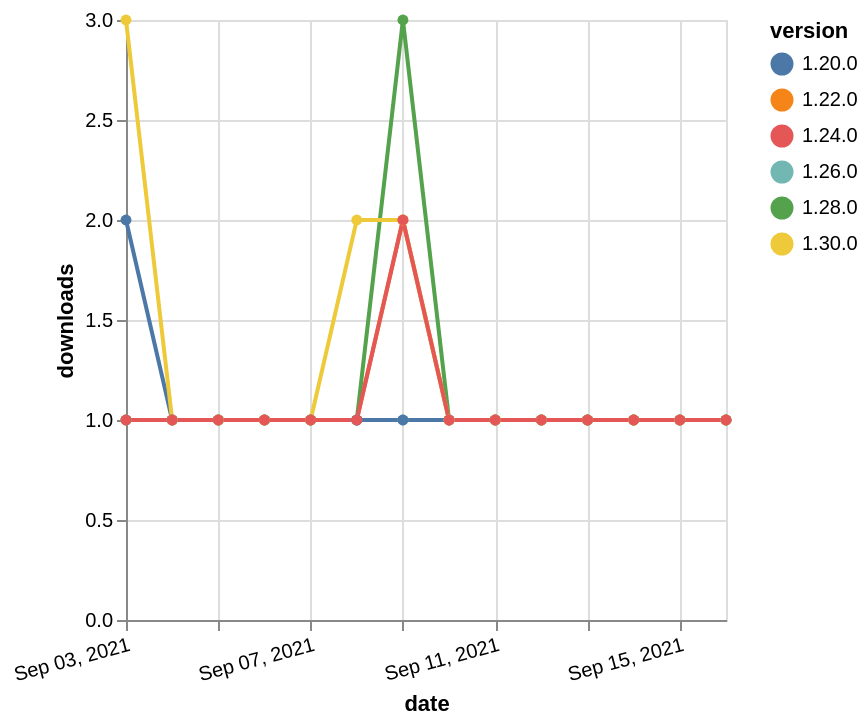

The specification (Vega-Lite) saved for this image:
### Vega-Lite specification from a JSON file in a GitHub repository (floating-point values rounded to 4 significant figures)
{"$schema": "https://vega.github.io/schema/vega-lite/v5.json", "description": "A simple bar chart with embedded data.", "data": {"values": [{"date": "2021-09-03", "total": 175, "delta": 1, "version": "1.22.0"}, {"date": "2021-09-04", "total": 176, "delta": 1, "version": "1.22.0"}, {"date": "2021-09-05", "total": 177, "delta": 1, "version": "1.22.0"}, {"date": "2021-09-06", "total": 178, "delta": 1, "version": "1.22.0"}, {"date": "2021-09-07", "total": 179, "delta": 1, "version": "1.22.0"}, {"date": "2021-09-08", "total": 180, "delta": 1, "version": "1.22.0"}, {"date": "2021-09-09", "total": 182, "delta": 2, "version": "1.22.0"}, {"date": "2021-09-10", "total": 183, "delta": 1, "version": "1.22.0"}, {"date": "2021-09-11", "total": 184, "delta": 1, "version": "1.22.0"}, {"date": "2021-09-12", "total": 185, "delta": 1, "version": "1.22.0"}, {"date": "2021-09-13", "total": 186, "delta": 1, "version": "1.22.0"}, {"date": "2021-09-14", "total": 187, "delta": 1, "version": "1.22.0"}, {"date": "2021-09-15", "total": 188, "delta": 1, "version": "1.22.0"}, {"date": "2021-09-16", "total": 189, "delta": 1, "version": "1.22.0"}, {"date": "2021-09-03", "total": 164, "delta": 1, "version": "1.28.0"}, {"date": "2021-09-04", "total": 165, "delta": 1, "version": "1.28.0"}, {"date": "2021-09-05", "total": 166, "delta": 1, "version": "1.28.0"}, {"date": "2021-09-06", "total": 167, "delta": 1, "version": "1.28.0"}, {"date": "2021-09-07", "total": 168, "delta": 1, "version": "1.28.0"}, {"date": "2021-09-08", "total": 169, "delta": 1, "version": "1.28.0"}, {"date": "2021-09-09", "total": 172, "delta": 3, "version": "1.28.0"}, {"date": "2021-09-10", "total": 173, "delta": 1, "version": "1.28.0"}, {"date": "2021-09-11", "total": 174, "delta": 1, "version": "1.28.0"}, {"date": "2021-09-12", "total": 175, "delta": 1, "version": "1.28.0"}, {"date": "2021-09-13", "total": 176, "delta": 1, "version": "1.28.0"}, {"date": "2021-09-14", "total": 177, "delta": 1, "version": "1.28.0"}, {"date": "2021-09-15", "total": 178, "delta": 1, "version": "1.28.0"}, {"date": "2021-09-16", "total": 179, "delta": 1, "version": "1.28.0"}, {"date": "2021-09-03", "total": 145, "delta": 1, "version": "1.26.0"}, {"date": "2021-09-04", "total": 146, "delta": 1, "version": "1.26.0"}, {"date": "2021-09-05", "total": 147, "delta": 1, "version": "1.26.0"}, {"date": "2021-09-06", "total": 148, "delta": 1, "version": "1.26.0"}, {"date": "2021-09-07", "total": 149, "delta": 1, "version": "1.26.0"}, {"date": "2021-09-08", "total": 150, "delta": 1, "version": "1.26.0"}, {"date": "2021-09-09", "total": 151, "delta": 1, "version": "1.26.0"}, {"date": "2021-09-10", "total": 152, "delta": 1, "version": "1.26.0"}, {"date": "2021-09-11", "total": 153, "delta": 1, "version": "1.26.0"}, {"date": "2021-09-12", "total": 154, "delta": 1, "version": "1.26.0"}, {"date": "2021-09-13", "total": 155, "delta": 1, "version": "1.26.0"}, {"date": "2021-09-14", "total": 156, "delta": 1, "version": "1.26.0"}, {"date": "2021-09-15", "total": 157, "delta": 1, "version": "1.26.0"}, {"date": "2021-09-16", "total": 158, "delta": 1, "version": "1.26.0"}, {"date": "2021-09-03", "total": 210, "delta": 2, "version": "1.20.0"}, {"date": "2021-09-04", "total": 211, "delta": 1, "version": "1.20.0"}, {"date": "2021-09-05", "total": 212, "delta": 1, "version": "1.20.0"}, {"date": "2021-09-06", "total": 213, "delta": 1, "version": "1.20.0"}, {"date": "2021-09-07", "total": 214, "delta": 1, "version": "1.20.0"}, {"date": "2021-09-08", "total": 215, "delta": 1, "version": "1.20.0"}, {"date": "2021-09-09", "total": 216, "delta": 1, "version": "1.20.0"}, {"date": "2021-09-10", "total": 217, "delta": 1, "version": "1.20.0"}, {"date": "2021-09-11", "total": 218, "delta": 1, "version": "1.20.0"}, {"date": "2021-09-12", "total": 219, "delta": 1, "version": "1.20.0"}, {"date": "2021-09-13", "total": 220, "delta": 1, "version": "1.20.0"}, {"date": "2021-09-14", "total": 221, "delta": 1, "version": "1.20.0"}, {"date": "2021-09-15", "total": 222, "delta": 1, "version": "1.20.0"}, {"date": "2021-09-16", "total": 223, "delta": 1, "version": "1.20.0"}, {"date": "2021-09-03", "total": 118, "delta": 3, "version": "1.30.0"}, {"date": "2021-09-04", "total": 119, "delta": 1, "version": "1.30.0"}, {"date": "2021-09-05", "total": 120, "delta": 1, "version": "1.30.0"}, {"date": "2021-09-06", "total": 121, "delta": 1, "version": "1.30.0"}, {"date": "2021-09-07", "total": 122, "delta": 1, "version": "1.30.0"}, {"date": "2021-09-08", "total": 124, "delta": 2, "version": "1.30.0"}, {"date": "2021-09-09", "total": 126, "delta": 2, "version": "1.30.0"}, {"date": "2021-09-10", "total": 127, "delta": 1, "version": "1.30.0"}, {"date": "2021-09-11", "total": 128, "delta": 1, "version": "1.30.0"}, {"date": "2021-09-12", "total": 129, "delta": 1, "version": "1.30.0"}, {"date": "2021-09-13", "total": 130, "delta": 1, "version": "1.30.0"}, {"date": "2021-09-14", "total": 131, "delta": 1, "version": "1.30.0"}, {"date": "2021-09-15", "total": 132, "delta": 1, "version": "1.30.0"}, {"date": "2021-09-16", "total": 133, "delta": 1, "version": "1.30.0"}, {"date": "2021-09-03", "total": 179, "delta": 1, "version": "1.24.0"}, {"date": "2021-09-04", "total": 180, "delta": 1, "version": "1.24.0"}, {"date": "2021-09-05", "total": 181, "delta": 1, "version": "1.24.0"}, {"date": "2021-09-06", "total": 182, "delta": 1, "version": "1.24.0"}, {"date": "2021-09-07", "total": 183, "delta": 1, "version": "1.24.0"}, {"date": "2021-09-08", "total": 184, "delta": 1, "version": "1.24.0"}, {"date": "2021-09-09", "total": 186, "delta": 2, "version": "1.24.0"}, {"date": "2021-09-10", "total": 187, "delta": 1, "version": "1.24.0"}, {"date": "2021-09-11", "total": 188, "delta": 1, "version": "1.24.0"}, {"date": "2021-09-12", "total": 189, "delta": 1, "version": "1.24.0"}, {"date": "2021-09-13", "total": 190, "delta": 1, "version": "1.24.0"}, {"date": "2021-09-14", "total": 191, "delta": 1, "version": "1.24.0"}, {"date": "2021-09-15", "total": 192, "delta": 1, "version": "1.24.0"}, {"date": "2021-09-16", "total": 193, "delta": 1, "version": "1.24.0"}]}, "width": "container", "mark": {"type": "line", "point": {"filled": true}}, "encoding": {"x": {"field": "date", "type": "temporal", "timeUnit": "yearmonthdate", "title": "date", "axis": {"labelAngle": -15}}, "y": {"field": "delta", "type": "quantitative", "title": "downloads"}, "color": {"field": "version", "type": "nominal"}, "tooltip": {"field": "delta"}}}
